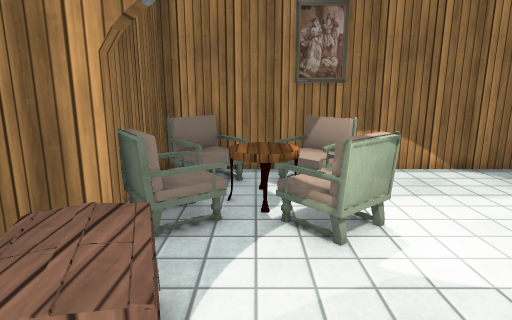
View 1 (above)

12 first-person views from a walk through a Unity game level. The camera is 1.3 m above the floor, tilts 12° down and sees 75° across. The floor is counted in squares, 0.5 m on a side. Each view is taken from the middle of a square. On the plan, view 1 faces up. The plan holds only what a view shows up to about 20 squares ahead; the rest is blank. The place goes on beyond the plan. Some animated figures are not drawn. Some surface patterns are stand-ins.

View 2
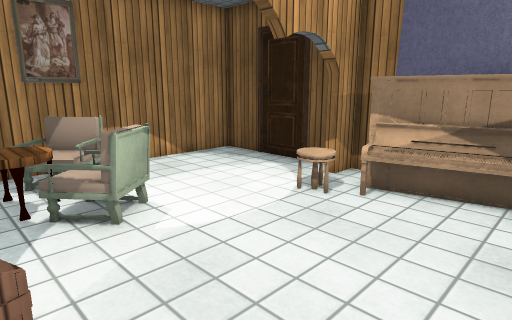

View 3
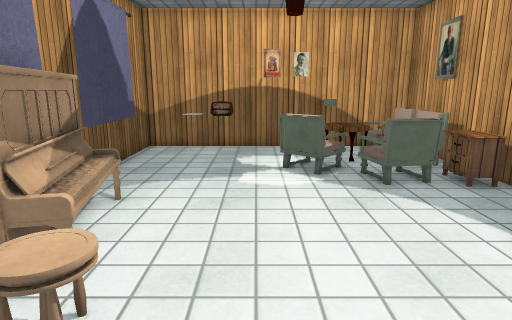

View 4
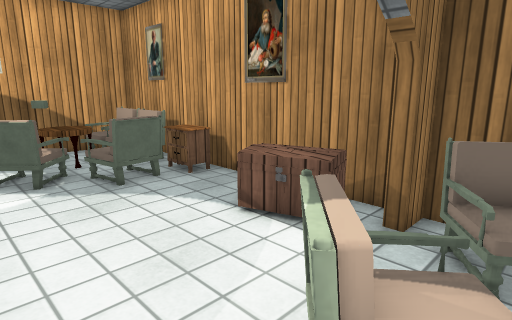

View 5
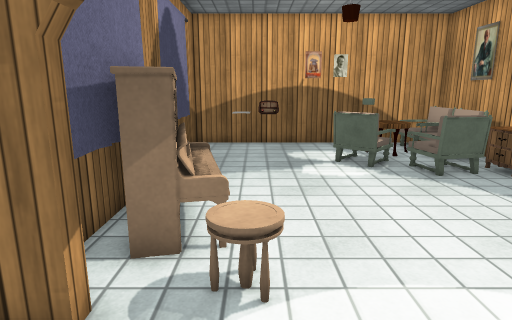

View 6
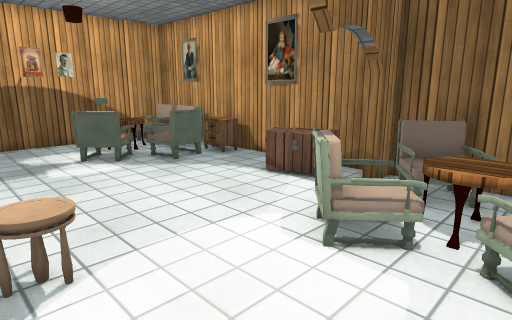

View 7
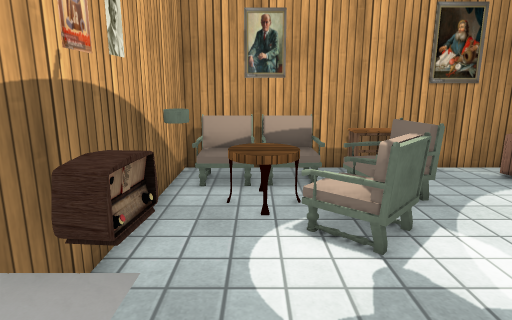

View 8
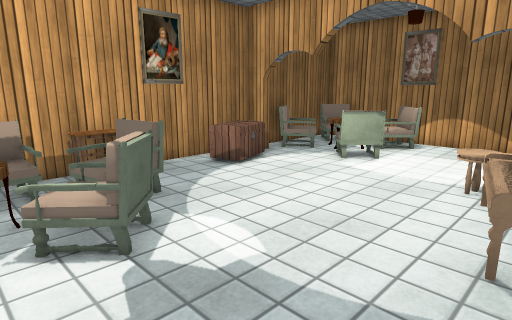

View 9
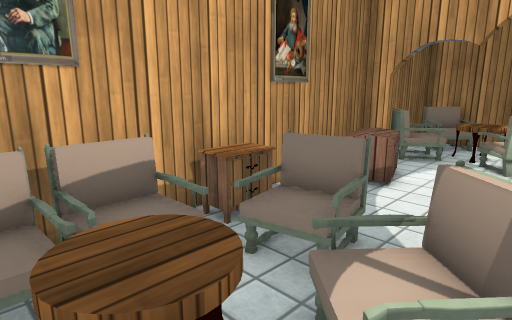

View 10
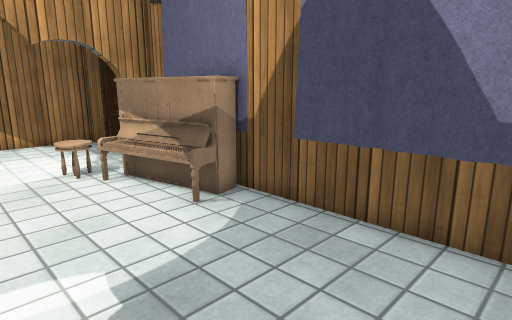

View 11
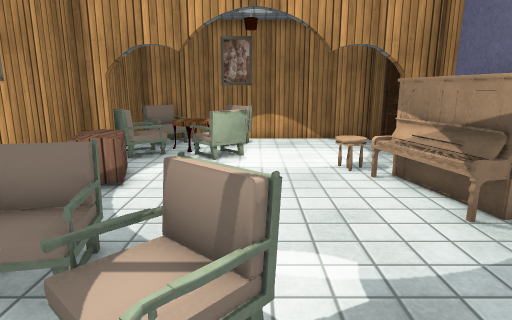

View 12
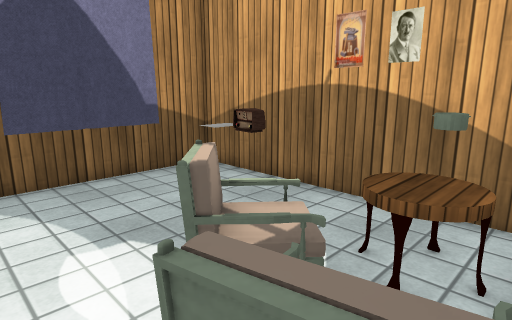

### Floor plan
Points are (right, up) in squares from view 1. A wall is a line through its corners. A room is listed if a view was taken in it or the views show most of it. See-through windows are left out.
Room 1 (views 1, 2, 3, 4, 5, 6, 7, 8, 9, 10, 11, 12)
walls: (9, 1.6) (9, 4.5) (7.8, 4.5) (7.8, 4.8) (8.8, 4.8); (8, 4.5) (8, 4.8); (-2, 4.9) (-2, 4.4); (9, 5.4) (9, 10.8) (2.4, 10.8); (8.8, 8.2) (8.9, 8.8); (1.6, 10.8) (-3, 10.8) (-3, 4.8) (-1.8, 4.8) (-1.8, 4.5) (-3, 4.5) (-3, -8.4) (9, -8.4) (9, -0.2)
ways out: gap at (-2, 5)
objects: other object (-2, -8) to (-1, -6); other object (-2, -5) to (-1, -4); other object (-2, -3) to (-2, -2); other object (-2, 2) to (-1, 4); other object (-2, 6) to (-1, 7); other object (-2, 9) to (-1, 10); other object (-1, -3) to (1, -2); other object (-1, 7) to (1, 8); other object (0, -7) to (1, -5); other object (1, -5) to (3, -3); other object (1, 5) to (3, 7); other object (1, 8) to (3, 10); other object (5, -7) to (6, -7); other object (6, -8) to (7, -7); other object (7, -1) to (8, 3); other object (9, 1)

Positions as (right, up) in squares from view 1, and headings:
1: (0, 0), facing up
2: (-1, -1), facing up-right
3: (4, 7), facing down
4: (4, 7), facing down-left
5: (6, 8), facing down
6: (7, 9), facing down-left
7: (8, -6), facing left
8: (8, -6), facing up-left
9: (3, -7), facing up-left
10: (3, -7), facing up-right
11: (3, -7), facing up
12: (-1, -1), facing down-right
